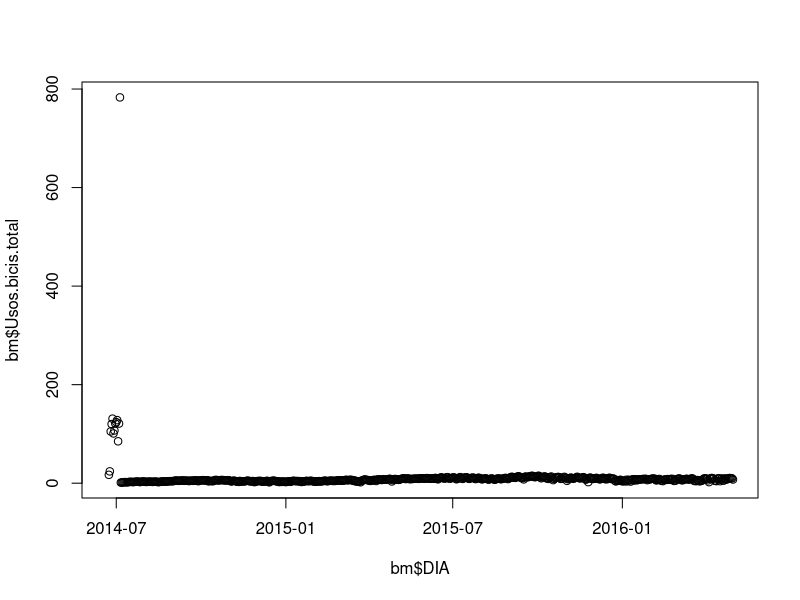
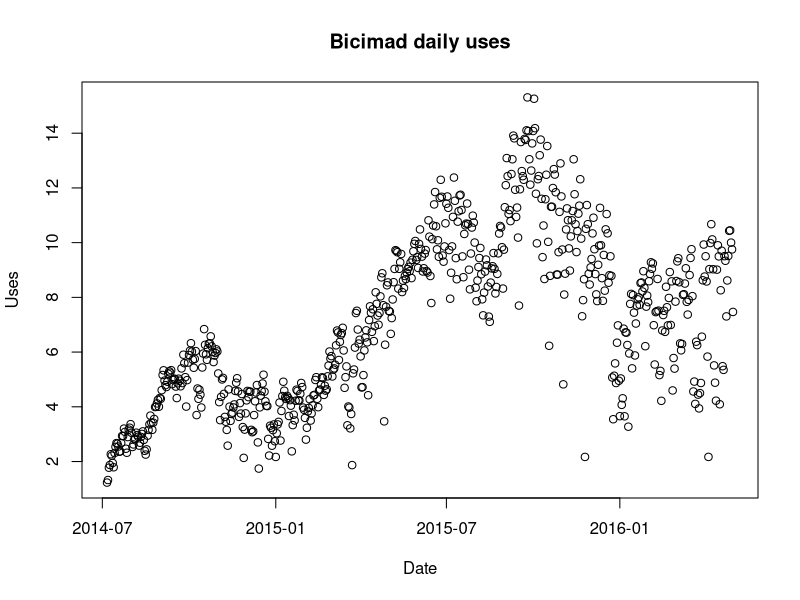
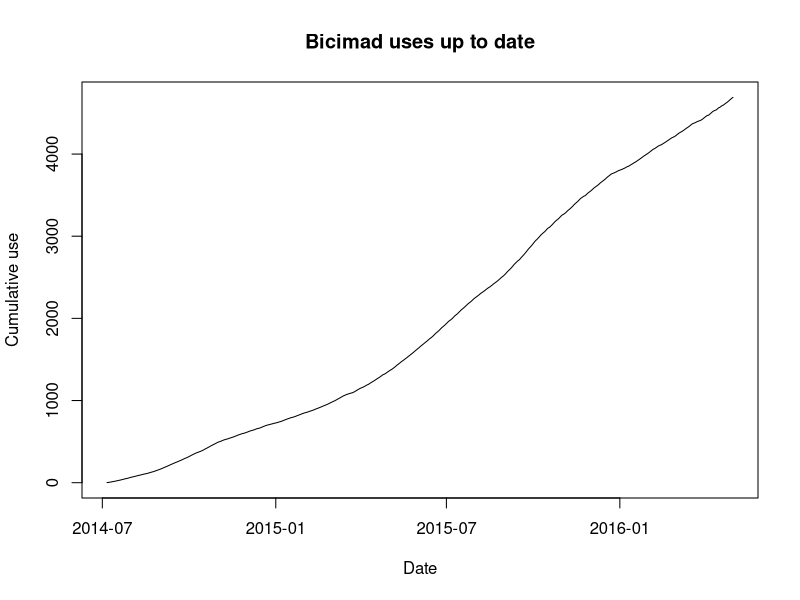
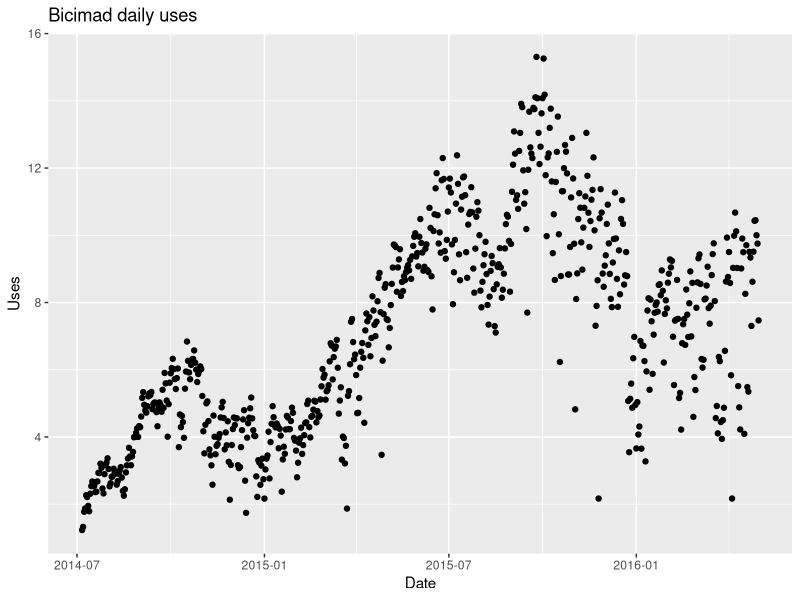
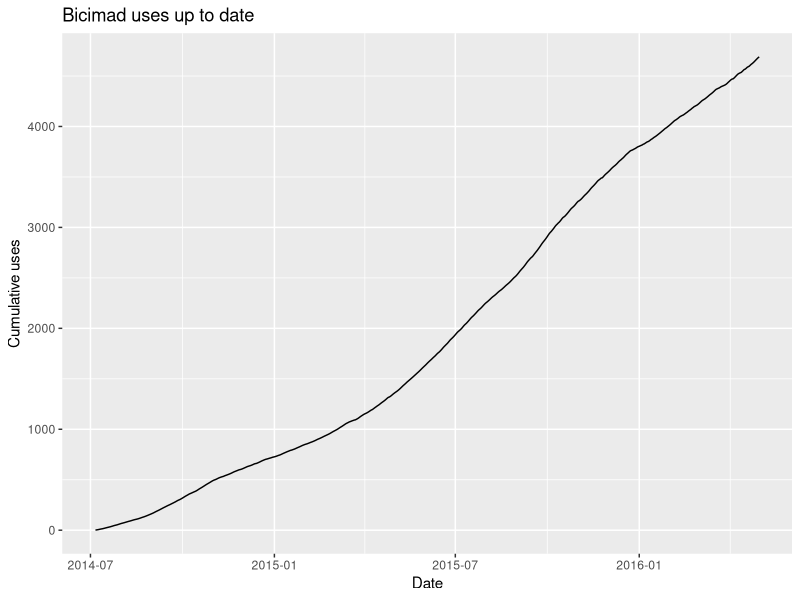

Write R code to recreate these figures, in order.
#Tabla usos acumulados.csv was downloaded from http://datos.madrid.es/egob/catalogo/213155-3-bicimad-usos-usuarios.csv
#Preliminaries of table:
#1) From experience with datos.madrid.es, the encoding used is the csv is 'Latin-1'
#2) Upon inspection with light editor, the separator of the csv is ';'
#3) The first column is a date with format='%d/%m/%Y'
#Lets read the csv, convert the first column to date format and plot the daily use as a function of the date

bm <- read.csv('Tabla usos acumulados.csv', sep = ';', encoding = 'Latin-1')
bm[, 1] <- as.Date(bm[, 1], format='%d/%m/%Y')
summary(bm)
plot(bm$DIA, bm$Usos.bicis.total)

#From the previous plot we find that the first values do not follow the general trend and probably 
#correspond to the testing period. Thus we eliminate them. We can use the max value of the daily use that
#incidentally is the last value that does not follow the general trend.

bm <- bm[which.max(bm$Usos.bicis.total)+1:nrow(bm), ]
plot(bm$DIA, bm$Usos.bicis.total, main = "Bicimad daily uses", xlab = 'Date', ylab = 'Uses')

#The previous plot shows interesting month trends. The overall use of the service increases,
#however, there are some monthly fluctuations probably related to the season.

#The evolution of the uses of bicimad can be observed nicely in the cumulative sum of the uses.
bm$cumsum <- cumsum(bm$Usos.bicis.total)
plot(bm$DIA, bm$cumsum, main = "Bicimad uses up to date", xlab = 'Date', ylab = 'Cumulative use', type='l')

#Finally, personally, I do not like very much the default plots of R, thus I repeat both plots with the ggplot2 package
require(ggplot2)
ggplot(bm, aes(DIA, Usos.bicis.total)) + geom_point() +  ggtitle("Bicimad daily uses") + labs(x="Date",y="Uses")
ggplot(bm, aes(DIA, cumsum)) + geom_line() +  ggtitle("Bicimad uses up to date") + labs(x="Date",y="Cumulative uses")
